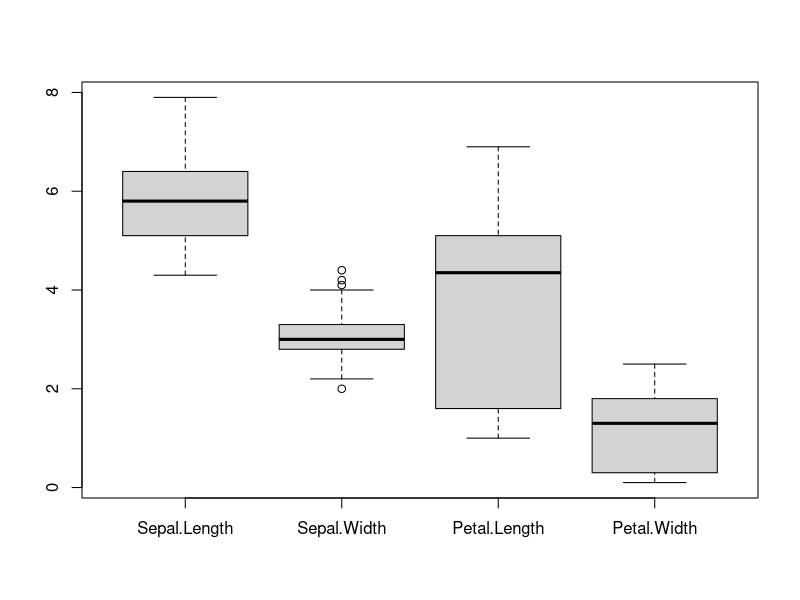

Here is the R script that generated this plot:
## ---- chunk 1
knitr::opts_chunk$set(echo = TRUE)
library(knitr)
library(car)
library(readr)

## ---- chunk 2
drawBoxPlot <- function(df){
  boxPlot <- boxplot(df)
  return(boxPlot)
}

drawBoxPlot(iris[, c(1:4)])
